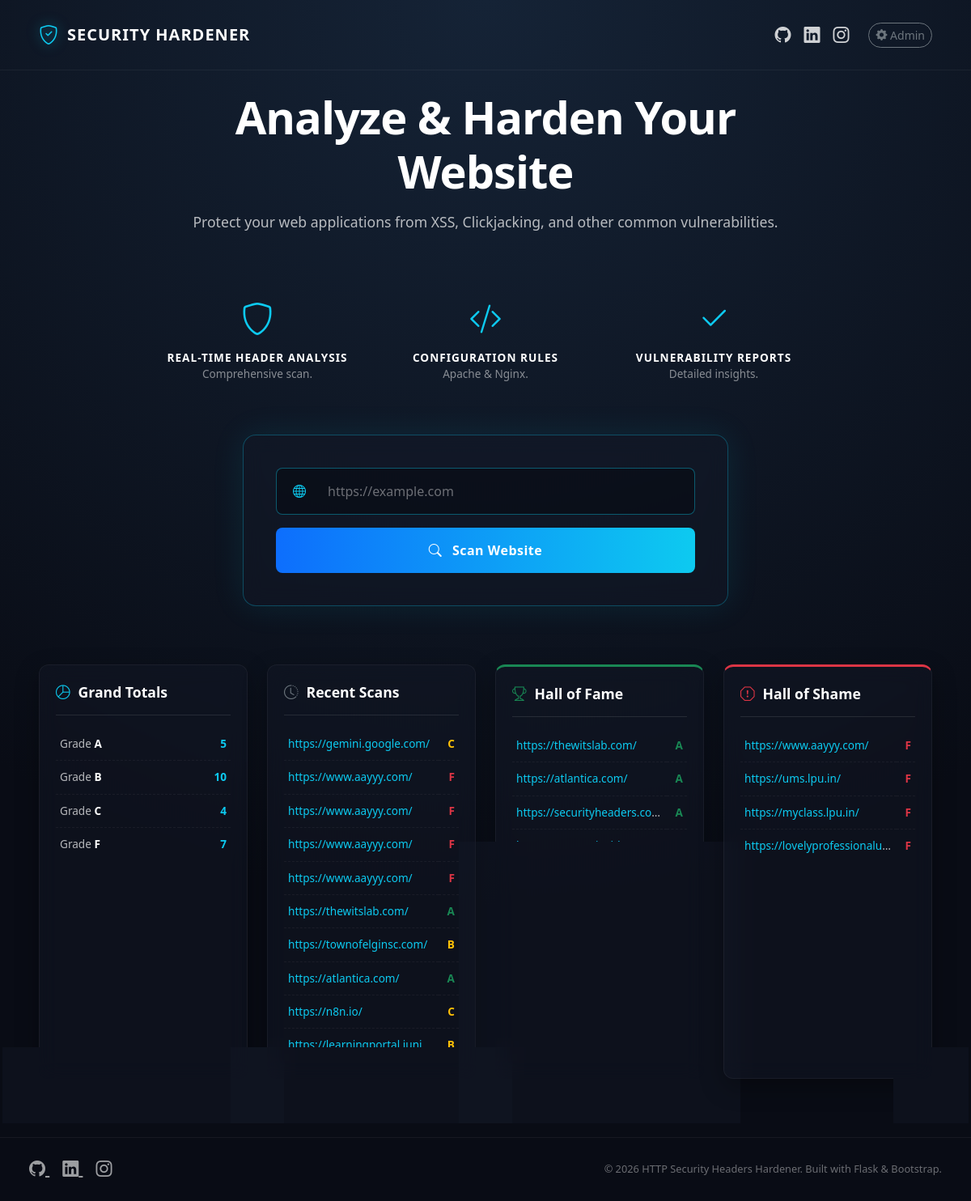
The page / on the database its author committed.
### tables this page shows
CREATE TABLE scans (
            id INTEGER PRIMARY KEY AUTOINCREMENT,
            url TEXT NOT NULL,
            score INTEGER NOT NULL,
            grade TEXT NOT NULL,
            scan_date TIMESTAMP DEFAULT CURRENT_TIMESTAMP
        );

### app.py (the view)
@app.route('/', methods=['GET'])
def index():
    stats = get_dashboard_stats()
    return render_template('index.html', stats=stats)

### templates/index.html (shortened to what this page needs)
<!DOCTYPE html>
<html lang="en">
<head>
    <link href="https://cdn.jsdelivr.net/npm/bootstrap@5.3.3/dist/css/bootstrap.min.css" rel="stylesheet">
    <link rel="stylesheet" href="https://cdn.jsdelivr.net/npm/bootstrap-icons@1.11.3/font/bootstrap-icons.min.css">
    <link rel="stylesheet" href="{{ url_for('static', filename='style.css') }}">
</head>
<body>
    <nav class="navbar cyber-nav">
        <div class="container-fluid px-4 px-md-5">
            <a class="navbar-brand cyber-brand" href="/">
                <i class="bi bi-shield-check shield-icon"></i>
                SECURITY HARDENER
            </a>
            <div class="d-flex align-items-center">
                <a href="https://github.com/MORTX5090" target="_blank" class="text-white me-3 fs-5"
                    style="opacity: 0.8;">
                    <i class="bi bi-github"></i>
                </a>
                <a href="https://www.linkedin.com/in/mohamed-abdelgayoom-94689524a/" target="_blank"
                    class="text-white me-3 fs-5" style="opacity: 0.8;">
                    <i class="bi bi-linkedin"></i>
                </a>
                <a href="https://www.instagram.com/w5v_c?igsh=MXIyeXBnMTA2d3VjYQ%3D%3D&utm_source=qr" target="_blank"
                    class="text-white me-4 fs-5" style="opacity: 0.8;">
                    <i class="bi bi-instagram"></i>
                </a>
                <a href="/login" class="btn btn-outline-secondary btn-sm rounded-pill" title="Admin Dashboard">
                    <i class="bi bi-gear-fill"></i> Admin
                </a>
            </div>
        </div>
    </nav>
    <div class="container-fluid px-4 px-md-5 flex-grow-1 py-4">
        <div class="row justify-content-center text-center mb-4">
            <div class="col-lg-8">
                <h1 class="hero-title mb-3">Analyze & Harden Your Website</h1>
                <p class="lead" style="color: rgba(255,255,255,0.7); font-size: 1.1rem;">
                    Protect your web applications from XSS, Clickjacking, and other common vulnerabilities.
                </p>
            </div>
        </div>
        <div class="row justify-content-center text-center feature-box mb-5">
            <div class="col-md-3 mb-3">
                <i class="bi bi-shield feature-icon fs-1"></i>
                <div class="feature-title mt-2 text-white">REAL-TIME HEADER ANALYSIS</div>
                <div class="feature-desc">Comprehensive scan.</div>
            </div>
            <div class="col-md-3 mb-3">
                <i class="bi bi-code-slash feature-icon fs-1"></i>
                <div class="feature-title mt-2 text-white">CONFIGURATION RULES</div>
                <div class="feature-desc">Apache & Nginx.</div>
            </div>
            <div class="col-md-3 mb-3">
                <i class="bi bi-check2 feature-icon fs-1"></i>
                <div class="feature-title mt-2 text-white">VULNERABILITY REPORTS</div>
                <div class="feature-desc">Detailed insights.</div>
            </div>
        </div>
        <div class="row justify-content-center mb-5">
            <div class="col-12">
                <div class="scanner-card mx-auto" style="max-width: 600px; margin-top: 0;">
                    <form id="scanForm" action="/scan" method="POST" novalidate>
                        <div class="input-group cyber-input-group mb-3" id="inputContainer">
                            <span class="input-group-text"><i class="bi bi-globe"></i></span>
                            <input id="urlInput" type="url" class="form-control cyber-input p-3" name="url"
                                placeholder="https://example.com" required>
                        </div>
                        <button type="submit" class="btn cyber-btn w-100 p-3">
                            <i class="bi bi-search me-2"></i> Scan Website
                        </button>
                    </form>
                </div>
            </div>
        </div>
        <div class="row g-4 mt-2 mb-5">
            <div class="col-xl-3 col-md-6">
                <div class="dash-card">
                    <div class="dash-title"><i class="bi bi-pie-chart text-info"></i> Grand Totals</div>
                    <table class="dash-table">
                        <tbody>
                            {% for row in stats.totals %}
                            <tr>
                                <td>Grade <strong class="text-white">{{ row.grade }}</strong></td>
                                <td class="grade-cell text-info">{{ row.count }}</td>
                            </tr>
                            {% else %}
                            <tr>
                                <td colspan="2" class="text-center">No data available</td>
                            </tr>
                            {% endfor %}
                        </tbody>
                    </table>
                </div>
            </div>
            <div class="col-xl-3 col-md-6">
                <div class="dash-card">
                    <div class="dash-title"><i class="bi bi-clock-history text-secondary"></i> Recent Scans</div>
                    <table class="dash-table">
                        <tbody>
                            {% for row in stats.recent %}
                            <tr>
                                <td class="url-cell"><a href="{{ row.url }}" target="_blank" title="{{ row.url }}">{{
                                        row.url }}</a></td>
                                <td
                                    class="grade-cell {% if row.grade in ['A+', 'A'] %}text-success{% elif row.grade in ['B', 'C'] %}text-warning{% else %}text-danger{% endif %}">
                                    {{ row.grade }}</td>
                            </tr>
                            {% else %}
                            <tr>
                                <td colspan="2" class="text-center">No recent scans</td>
                            </tr>
                            {% endfor %}
                        </tbody>
                    </table>
                </div>
            </div>
            <div class="col-xl-3 col-md-6">
                <div class="dash-card" style="border-top: 3px solid #198754;">
                    <div class="dash-title"><i class="bi bi-trophy text-success"></i> Hall of Fame</div>
                    <table class="dash-table">
                        <tbody>
                            {% for row in stats.hall_of_fame %}
                            <tr>
                                <td class="url-cell"><a href="{{ row.url }}" target="_blank" title="{{ row.url }}">{{
                                        row.url }}</a></td>
                                <td class="grade-cell text-success">{{ row.grade }}</td>
                            </tr>
                            {% else %}
                            <tr>
                                <td colspan="2" class="text-center">No secure sites yet</td>
                            </tr>
                            {% endfor %}
                        </tbody>
                    </table>
                </div>
            </div>
            <div class="col-xl-3 col-md-6">
                <div class="dash-card" style="border-top: 3px solid #dc3545;">
                    <div class="dash-title"><i class="bi bi-exclamation-octagon text-danger"></i> Hall of Shame</div>
                    <table class="dash-table">
                        <tbody>
                            {% for row in stats.hall_of_shame %}
                            <tr>
                                <td class="url-cell"><a href="{{ row.url }}" target="_blank" title="{{ row.url }}">{{
                                        row.url }}</a></td>
                                <td class="grade-cell text-danger">{{ row.grade }}</td>
                            </tr>
                            {% else %}
                            <tr>
                                <td colspan="2" class="text-center">No vulnerable sites yet</td>
                            </tr>
                            {% endfor %}
                        </tbody>
                    </table>
                </div>
            </div>
        </div>
    </div>
    <div class="container-fluid py-4 border-top" style="border-color: rgba(255,255,255,0.05) !important;">
        <div class="d-flex flex-column flex-md-row justify-content-between align-items-center px-md-4">
            <div class="mb-2 mb-md-0">
                <a href="https://github.com/MORTX5090" target="_blank" class="text-white me-3 fs-5"
                    style="opacity: 0.6; transition: 0.3s;" onmouseover="this.style.opacity='1'"
                    onmouseout="this.style.opacity='0.6'">
                    <i class="bi bi-github"></i>
                </a>
                <a href="https://www.linkedin.com/in/mohamed-abdelgayoom-94689524a/" target="_blank"
                    class="text-white me-3 fs-5" style="opacity: 0.6; transition: 0.3s;"
                    onmouseover="this.style.opacity='1'" onmouseout="this.style.opacity='0.6'">
                    <i class="bi bi-linkedin"></i>
                </a>
                <a href="https://www.instagram.com/w5v_c?igsh=MXIyeXBnMTA2d3VjYQ%3D%3D&utm_source=qr" target="_blank"
                    class="text-white fs-5" style="opacity: 0.6; transition: 0.3s;" onmouseover="this.style.opacity='1'"
                    onmouseout="this.style.opacity='0.6'">
                    <i class="bi bi-instagram"></i>
                </a>
            </div>
            <p class="mb-0 text-center" style="color: rgba(255,255,255,0.4); font-size: 0.8rem;">
                © 2026 HTTP Security Headers Hardener. Built with Flask & Bootstrap.
            </p>
        </div>
    </div>
</body>
</html>

### static/style.css (style rules this page uses)
body { background: #090c15; background-image: radial-gradient(circle at 50% 0%, #152336 0%, #090c15 70%); color: #ffffff; font-family: 'Segoe UI', system-ui, -apple-system, sans-serif; min-height: 100vh; display: flex; flex-direction: column; }
.cyber-nav { background: transparent; border-bottom: 1px solid rgba(255, 255, 255, 0.05); padding: 20px 0; }
.cyber-brand { font-weight: 700; letter-spacing: 1px; color: #ffffff !important; display: flex; align-items: center; gap: 10px; text-decoration: none; }
.shield-icon { color: #0dcaf0; font-size: 1.5rem; text-shadow: 0 0 15px rgba(13, 202, 240, 0.6); }
.cyber-btn { background: linear-gradient(90deg, #0d6efd 0%, #0dcaf0 100%); border: none; color: white; font-weight: 600; letter-spacing: 0.5px; border-radius: 8px; padding: 12px; transition: all 0.3s ease; }
.cyber-input-group { background: rgba(0, 0, 0, 0.3); border: 1px solid rgba(13, 202, 240, 0.4); border-radius: 8px; overflow: hidden; transition: all 0.3s ease; }
.cyber-input-group .input-group-text { background: transparent; border: none; color: #0dcaf0; padding-left: 20px; }
.cyber-input { background: transparent !important; border: none !important; color: #ffffff !important; box-shadow: none !important; }
.cyber-input::placeholder { color: rgba(255, 255, 255, 0.4) !important; }
.scanner-card { background: rgba(20, 25, 40, 0.4); backdrop-filter: blur(12px); -webkit-backdrop-filter: blur(12px); border: 1px solid rgba(13, 202, 240, 0.3); border-radius: 16px; padding: 40px; box-shadow: 0 0 40px rgba(13, 202, 240, 0.1); margin-top: 20px; }
.hero-title { font-weight: 800; font-size: 3.5rem; letter-spacing: -1px; margin-bottom: 20px; }
.feature-box { margin-top: 60px; }
.feature-icon { font-size: 1.8rem; color: #0dcaf0; margin-bottom: 15px; }
.feature-title { font-size: 0.85rem; font-weight: 700; letter-spacing: 1px; text-transform: uppercase; }
.feature-desc { font-size: 0.85rem; color: rgba(255, 255, 255, 0.5); }
.dash-card { background: rgba(20, 25, 40, 0.4); backdrop-filter: blur(12px); -webkit-backdrop-filter: blur(12px); border-radius: 12px; border: 1px solid rgba(255, 255, 255, 0.05); padding: 20px; height: 100%; box-shadow: 0 10px 30px rgba(0, 0, 0, 0.3); }
.dash-title { border-bottom: 1px solid rgba(255, 255, 255, 0.1); padding-bottom: 15px; margin-bottom: 15px; font-size: 1.1rem; font-weight: 700; color: #ffffff; display: flex; align-items: center; gap: 10px; }
.dash-table { width: 100%; color: rgba(255, 255, 255, 0.7); }
.dash-table td { padding: 10px 5px; border-bottom: 1px dashed rgba(255, 255, 255, 0.05); font-size: 0.85rem; }
.dash-table tr:last-child td { border-bottom: none; }
.url-cell { max-width: 150px; white-space: nowrap; overflow: hidden; text-overflow: ellipsis; }
.url-cell a { color: #0dcaf0; text-decoration: none; transition: color 0.2s; }
.grade-cell { text-align: right; font-weight: 800; }

### rows shown on the page
scans: url "https://gemini.google.com/", grade "C"
scans: url "https://www.aayyy.com/", grade "F"
scans: url "https://www.aayyy.com/", grade "F"
scans: url "https://www.aayyy.com/", grade "F"
scans: url "https://www.aayyy.com/", grade "F"
scans: url "https://thewitslab.com/", grade "A"
scans: url "https://townofelginsc.com/", grade "B"
scans: url "https://atlantica.com/", grade "A"
scans: url "https://n8n.io/", grade "C"
scans: url "https://learningportal.juni…", grade "B"
scans: url "https://ums.lpu.in/", grade "F"
scans: url "https://myclass.lpu.in/", grade "F"

### other values the page prints
{{ row.grade }} "A" "B" "C" "F"
{{ row.count }} "5" "10" "4" "7"
{{ row.url }} "https://securityheaders.co…" "https://www.apivoid.com/t…"
{{ row.grade }} "A"
{{ row.url }} "https://www.aayyy.com/" "https://lovelyprofessionalu…"
{{ row.grade }} "F" "F"
